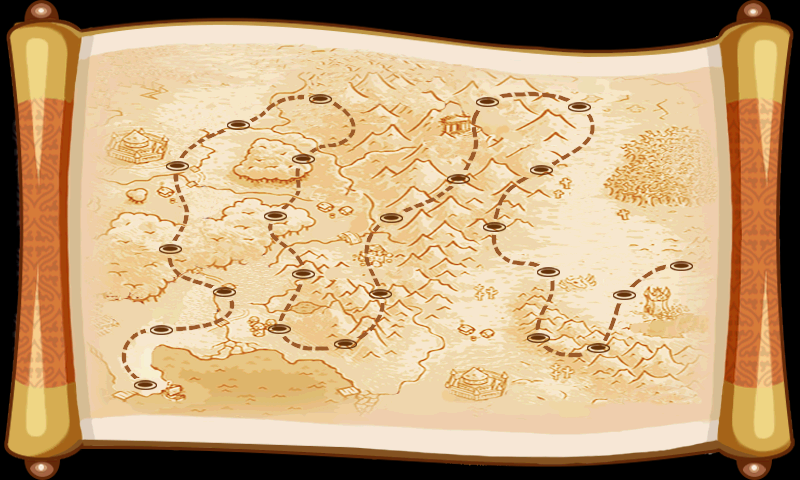

The image is a tile-based game level rendered from a .tmx file. Its description and source (layers, tilesets, objects; grid data summarised) follow:
An orthogonal 25x15 tile map with 32x32 px tiles, 1 tile layer (choose) and 24 objects.

<map version="1.0" orientation="orthogonal" width="25" height="15" tilewidth="32" tileheight="32">
 <tileset firstgid="1" name="choose" tilewidth="32" tileheight="32">
  <image source="choose.png" width="800" height="480" />
 </tileset>
 <layer name="choose" width="25" height="15">
  <data>[375 cells, 375 non-empty, 375 distinct tile ids]</data>
 </layer>
 <objectgroup name="task" width="25" height="15">
  <object x="147" y="384" />
  <object x="160" y="329" />
  <object x="225" y="291" />
  <object x="169" y="248" />
  <object x="177" y="166" />
  <object x="239" y="123" />
  <object x="319" y="98" />
  <object x="302" y="156" />
  <object x="275" y="216" />
  <object x="303" y="274" />
  <object x="279" y="328" />
  <object x="344" y="342" />
  <object x="380" y="293" />
  <object x="391" y="216" />
  <object x="457" y="178" />
  <object x="487" y="101" />
  <object x="579" y="106" />
  <object x="541" y="168" />
  <object x="493" y="226" />
  <object x="548" y="270" />
  <object x="538" y="336" />
  <object x="597" y="346" />
  <object x="622" y="293" />
  <object x="680" y="264" />
 </objectgroup>
</map>
